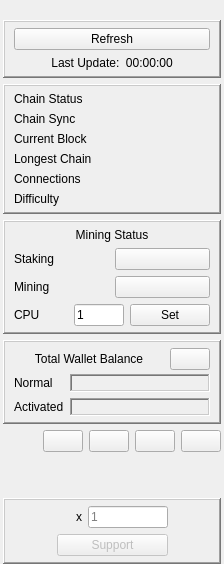
         <widget class="QFrame" name="side_panel_frame">
          <property name="sizePolicy">
           <sizepolicy hsizetype="Maximum" vsizetype="Preferred">
            <horstretch>0</horstretch>
            <verstretch>0</verstretch>
           </sizepolicy>
          </property>
          <property name="maximumSize">
           <size>
            <width>16777215</width>
            <height>16777215</height>
           </size>
          </property>
          <property name="lineWidth">
           <number>0</number>
          </property>
          <layout class="QGridLayout" name="chainsummary_Layout">
           <property name="leftMargin">
            <number>3</number>
           </property>
           <property name="topMargin">
            <number>0</number>
           </property>
           <property name="rightMargin">
            <number>3</number>
           </property>
           <property name="bottomMargin">
            <number>0</number>
           </property>
           <item row="3" column="0">
            <widget class="QFrame" name="miningstatus_frame">
             <property name="maximumSize">
              <size>
               <width>16777215</width>
               <height>16777215</height>
              </size>
             </property>
             <property name="frameShape">
              <enum>QFrame::WinPanel</enum>
             </property>
             <property name="frameShadow">
              <enum>QFrame::Raised</enum>
             </property>
             <layout class="QGridLayout" name="mininggrid_Layout">
              <property name="topMargin">
               <number>6</number>
              </property>
              <property name="bottomMargin">
               <number>6</number>
              </property>
              <item row="3" column="1">
               <widget class="QPushButton" name="mining_button">
                <property name="text">
                 <string/>
                </property>
               </widget>
              </item>
              <item row="1" column="1">
               <widget class="QPushButton" name="staking_button">
                <property name="text">
                 <string/>
                </property>
               </widget>
              </item>
              <item row="1" column="0">
               <widget class="QLabel" name="staking_label">
                <property name="text">
                 <string>Staking</string>
                </property>
               </widget>
              </item>
              <item row="3" column="0">
               <widget class="QLabel" name="mining_label">
                <property name="text">
                 <string>Mining</string>
                </property>
               </widget>
              </item>
              <item row="4" column="0" colspan="2">
               <layout class="QHBoxLayout" name="cpu_core_Layout">
                <item>
                 <widget class="QLabel" name="cpu_label">
                  <property name="text">
                   <string>CPU</string>
                  </property>
                 </widget>
                </item>
                <item>
                 <widget class="QLineEdit" name="cpu_core_lineEdit">
                  <property name="maximumSize">
                   <size>
                    <width>50</width>
                    <height>16777215</height>
                   </size>
                  </property>
                  <property name="text">
                   <string>1</string>
                  </property>
                 </widget>
                </item>
                <item>
                 <widget class="QPushButton" name="cpu_core_set_button">
                  <property name="text">
                   <string>Set</string>
                  </property>
                 </widget>
                </item>
               </layout>
              </item>
              <item row="0" column="0" colspan="2">
               <widget class="QLabel" name="miningstatus_label">
                <property name="text">
                 <string>Mining Status</string>
                </property>
                <property name="alignment">
                 <set>Qt::AlignCenter</set>
                </property>
               </widget>
              </item>
             </layout>
            </widget>
           </item>
           <item row="2" column="0">
            <widget class="QFrame" name="chainstatus_frame">
             <property name="maximumSize">
              <size>
               <width>16777215</width>
               <height>16777215</height>
              </size>
             </property>
             <property name="frameShape">
              <enum>QFrame::WinPanel</enum>
             </property>
             <property name="frameShadow">
              <enum>QFrame::Raised</enum>
             </property>
             <layout class="QGridLayout" name="gridLayout_11">
              <property name="topMargin">
               <number>6</number>
              </property>
              <property name="bottomMargin">
               <number>6</number>
              </property>
              <item row="6" column="1" colspan="2">
               <widget class="QLabel" name="currentblock_value_label">
                <property name="frameShape">
                 <enum>QFrame::NoFrame</enum>
                </property>
                <property name="frameShadow">
                 <enum>QFrame::Plain</enum>
                </property>
                <property name="text">
                 <string/>
                </property>
                <property name="textInteractionFlags">
                 <set>Qt::LinksAccessibleByMouse|Qt::TextSelectableByMouse</set>
                </property>
               </widget>
              </item>
              <item row="7" column="0">
               <widget class="QLabel" name="longestchain_label">
                <property name="text">
                 <string>Longest Chain</string>
                </property>
               </widget>
              </item>
              <item row="8" column="0">
               <widget class="QLabel" name="connections_label">
                <property name="text">
                 <string>Connections</string>
                </property>
               </widget>
              </item>
              <item row="0" column="1" colspan="2">
               <widget class="QLabel" name="chainstatus_label_value">
                <property name="text">
                 <string/>
                </property>
                <property name="pixmap">
                 <pixmap resource="resources.qrc">:/images/incircle-active.png</pixmap>
                </property>
                <property name="alignment">
                 <set>Qt::AlignCenter</set>
                </property>
               </widget>
              </item>
              <item row="0" column="0">
               <widget class="QLabel" name="chainstatus_label">
                <property name="text">
                 <string>Chain Status</string>
                </property>
               </widget>
              </item>
              <item row="7" column="1" colspan="2">
               <widget class="QLabel" name="longestchain_value_label">
                <property name="frameShape">
                 <enum>QFrame::NoFrame</enum>
                </property>
                <property name="frameShadow">
                 <enum>QFrame::Sunken</enum>
                </property>
                <property name="text">
                 <string/>
                </property>
                <property name="textInteractionFlags">
                 <set>Qt::LinksAccessibleByMouse|Qt::TextSelectableByMouse</set>
                </property>
               </widget>
              </item>
              <item row="1" column="0" rowspan="4">
               <widget class="QLabel" name="chainsync_label">
                <property name="text">
                 <string>Chain Sync</string>
                </property>
               </widget>
              </item>
              <item row="6" column="0">
               <widget class="QLabel" name="currentblock_label">
                <property name="text">
                 <string>Current Block</string>
                </property>
               </widget>
              </item>
              <item row="1" column="1" rowspan="4" colspan="2">
               <widget class="QLabel" name="chainsync_label_value">
                <property name="text">
                 <string/>
                </property>
                <property name="pixmap">
                 <pixmap resource="resources.qrc">:/images/incircle-active.png</pixmap>
                </property>
                <property name="alignment">
                 <set>Qt::AlignCenter</set>
                </property>
               </widget>
              </item>
              <item row="8" column="2">
               <widget class="QLabel" name="connections_warning_label">
                <property name="text">
                 <string/>
                </property>
                <property name="pixmap">
                 <pixmap resource="resources.qrc">:/images/warning-icon.png</pixmap>
                </property>
                <property name="alignment">
                 <set>Qt::AlignLeading|Qt::AlignLeft|Qt::AlignVCenter</set>
                </property>
               </widget>
              </item>
              <item row="8" column="1">
               <widget class="QLabel" name="connections_value_label">
                <property name="frameShape">
                 <enum>QFrame::NoFrame</enum>
                </property>
                <property name="frameShadow">
                 <enum>QFrame::Sunken</enum>
                </property>
                <property name="text">
                 <string/>
                </property>
                <property name="alignment">
                 <set>Qt::AlignLeading|Qt::AlignLeft|Qt::AlignVCenter</set>
                </property>
                <property name="textInteractionFlags">
                 <set>Qt::LinksAccessibleByMouse|Qt::TextSelectableByMouse</set>
                </property>
               </widget>
              </item>
              <item row="9" column="0">
               <widget class="QLabel" name="difficulty_label">
                <property name="text">
                 <string>Difficulty</string>
                </property>
               </widget>
              </item>
              <item row="9" column="1" colspan="2">
               <widget class="QLabel" name="difficulty_value_label">
                <property name="minimumSize">
                 <size>
                  <width>0</width>
                  <height>0</height>
                 </size>
                </property>
                <property name="frameShape">
                 <enum>QFrame::NoFrame</enum>
                </property>
                <property name="frameShadow">
                 <enum>QFrame::Plain</enum>
                </property>
                <property name="text">
                 <string/>
                </property>
                <property name="textInteractionFlags">
                 <set>Qt::LinksAccessibleByMouse|Qt::TextSelectableByMouse</set>
                </property>
               </widget>
              </item>
             </layout>
            </widget>
           </item>
           <item row="5" column="0">
            <widget class="QFrame" name="address_pubkey_frame">
             <property name="maximumSize">
              <size>
               <width>16777215</width>
               <height>16777215</height>
              </size>
             </property>
             <property name="frameShape">
              <enum>QFrame::NoFrame</enum>
             </property>
             <property name="frameShadow">
              <enum>QFrame::Plain</enum>
             </property>
             <layout class="QGridLayout" name="gridLayout_2">
              <property name="leftMargin">
               <number>0</number>
              </property>
              <property name="topMargin">
               <number>0</number>
              </property>
              <property name="rightMargin">
               <number>0</number>
              </property>
              <property name="bottomMargin">
               <number>0</number>
              </property>
              <property name="spacing">
               <number>6</number>
              </property>
              <item row="0" column="1">
               <widget class="QPushButton" name="copyaddress_button">
                <property name="sizePolicy">
                 <sizepolicy hsizetype="Maximum" vsizetype="Fixed">
                  <horstretch>0</horstretch>
                  <verstretch>0</verstretch>
                 </sizepolicy>
                </property>
                <property name="minimumSize">
                 <size>
                  <width>0</width>
                  <height>0</height>
                 </size>
                </property>
                <property name="text">
                 <string/>
                </property>
               </widget>
              </item>
              <item row="0" column="4">
               <widget class="QPushButton" name="fontsize_minus_button">
                <property name="sizePolicy">
                 <sizepolicy hsizetype="Maximum" vsizetype="Fixed">
                  <horstretch>0</horstretch>
                  <verstretch>0</verstretch>
                 </sizepolicy>
                </property>
                <property name="text">
                 <string/>
                </property>
               </widget>
              </item>
              <item row="0" column="0">
               <spacer name="horizontalSpacer_43">
                <property name="orientation">
                 <enum>Qt::Horizontal</enum>
                </property>
                <property name="sizeHint" stdset="0">
                 <size>
                  <width>40</width>
                  <height>20</height>
                 </size>
                </property>
               </spacer>
              </item>
              <item row="0" column="3">
               <widget class="QPushButton" name="fontsize_plus_button">
                <property name="sizePolicy">
                 <sizepolicy hsizetype="Maximum" vsizetype="Fixed">
                  <horstretch>0</horstretch>
                  <verstretch>0</verstretch>
                 </sizepolicy>
                </property>
                <property name="text">
                 <string/>
                </property>
               </widget>
              </item>
              <item row="0" column="2">
               <widget class="QPushButton" name="copypubkey_button">
                <property name="sizePolicy">
                 <sizepolicy hsizetype="Maximum" vsizetype="Fixed">
                  <horstretch>0</horstretch>
                  <verstretch>0</verstretch>
                 </sizepolicy>
                </property>
                <property name="minimumSize">
                 <size>
                  <width>0</width>
                  <height>0</height>
                 </size>
                </property>
                <property name="text">
                 <string/>
                </property>
               </widget>
              </item>
             </layout>
            </widget>
           </item>
           <item row="1" column="0">
            <widget class="QFrame" name="reflesh_frame">
             <property name="sizePolicy">
              <sizepolicy hsizetype="Preferred" vsizetype="Preferred">
               <horstretch>0</horstretch>
               <verstretch>0</verstretch>
              </sizepolicy>
             </property>
             <property name="maximumSize">
              <size>
               <width>16777215</width>
               <height>16777215</height>
              </size>
             </property>
             <property name="frameShape">
              <enum>QFrame::WinPanel</enum>
             </property>
             <property name="frameShadow">
              <enum>QFrame::Raised</enum>
             </property>
             <layout class="QGridLayout" name="gridLayout_16">
              <property name="topMargin">
               <number>6</number>
              </property>
              <property name="bottomMargin">
               <number>6</number>
              </property>
              <item row="0" column="0" colspan="2">
               <widget class="QPushButton" name="getinfo_refresh_button">
                <property name="minimumSize">
                 <size>
                  <width>0</width>
                  <height>0</height>
                 </size>
                </property>
                <property name="text">
                 <string>Refresh</string>
                </property>
               </widget>
              </item>
              <item row="1" column="0" colspan="2">
               <widget class="QLabel" name="last_update_label">
                <property name="text">
                 <string>Last Update:  00:00:00</string>
                </property>
                <property name="alignment">
                 <set>Qt::AlignCenter</set>
                </property>
               </widget>
              </item>
             </layout>
            </widget>
           </item>
           <item row="6" column="0">
            <spacer name="verticalSpacer_28">
             <property name="orientation">
              <enum>Qt::Vertical</enum>
             </property>
             <property name="sizeHint" stdset="0">
              <size>
               <width>20</width>
               <height>40</height>
              </size>
             </property>
            </spacer>
           </item>
           <item row="7" column="0">
            <widget class="QFrame" name="supportus_frame">
             <property name="sizePolicy">
              <sizepolicy hsizetype="Preferred" vsizetype="Minimum">
               <horstretch>0</horstretch>
               <verstretch>0</verstretch>
              </sizepolicy>
             </property>
             <property name="maximumSize">
              <size>
               <width>16777215</width>
               <height>16777215</height>
              </size>
             </property>
             <property name="frameShape">
              <enum>QFrame::WinPanel</enum>
             </property>
             <property name="frameShadow">
              <enum>QFrame::Raised</enum>
             </property>
             <layout class="QGridLayout" name="gridLayout_24">
              <property name="topMargin">
               <number>6</number>
              </property>
              <property name="bottomMargin">
               <number>6</number>
              </property>
              <item row="1" column="1" colspan="4">
               <widget class="QPushButton" name="support_pushButton">
                <property name="enabled">
                 <bool>false</bool>
                </property>
                <property name="text">
                 <string>Support</string>
                </property>
               </widget>
              </item>
              <item row="0" column="3">
               <widget class="QLabel" name="multiply_label">
                <property name="sizePolicy">
                 <sizepolicy hsizetype="Fixed" vsizetype="Preferred">
                  <horstretch>0</horstretch>
                  <verstretch>0</verstretch>
                 </sizepolicy>
                </property>
                <property name="text">
                 <string>x</string>
                </property>
               </widget>
              </item>
              <item row="0" column="4">
               <widget class="QLineEdit" name="cup_lineEdit">
                <property name="maximumSize">
                 <size>
                  <width>80</width>
                  <height>16777215</height>
                 </size>
                </property>
                <property name="placeholderText">
                 <string>1</string>
                </property>
               </widget>
              </item>
              <item row="0" column="0" rowspan="2">
               <spacer name="horizontalSpacer_56">
                <property name="orientation">
                 <enum>Qt::Horizontal</enum>
                </property>
                <property name="sizeHint" stdset="0">
                 <size>
                  <width>40</width>
                  <height>20</height>
                 </size>
                </property>
               </spacer>
              </item>
              <item row="0" column="5" rowspan="2">
               <spacer name="horizontalSpacer_57">
                <property name="orientation">
                 <enum>Qt::Horizontal</enum>
                </property>
                <property name="sizeHint" stdset="0">
                 <size>
                  <width>40</width>
                  <height>20</height>
                 </size>
                </property>
               </spacer>
              </item>
              <item row="0" column="2">
               <widget class="QLabel" name="coffee_icon_label">
                <property name="text">
                 <string/>
                </property>
                <property name="pixmap">
                 <pixmap resource="resources.qrc">:/images/Coffee-icon.png</pixmap>
                </property>
                <property name="alignment">
                 <set>Qt::AlignCenter</set>
                </property>
               </widget>
              </item>
             </layout>
            </widget>
           </item>
           <item row="0" column="0">
            <widget class="QLabel" name="host_name_label">
             <property name="text">
              <string/>
             </property>
             <property name="alignment">
              <set>Qt::AlignCenter</set>
             </property>
            </widget>
           </item>
           <item row="4" column="0">
            <widget class="QFrame" name="walletsummary_frame">
             <property name="maximumSize">
              <size>
               <width>16777215</width>
               <height>16777215</height>
              </size>
             </property>
             <property name="frameShape">
              <enum>QFrame::WinPanel</enum>
             </property>
             <property name="frameShadow">
              <enum>QFrame::Raised</enum>
             </property>
             <layout class="QFormLayout" name="formLayout_3">
              <property name="verticalSpacing">
               <number>4</number>
              </property>
              <property name="topMargin">
               <number>6</number>
              </property>
              <property name="bottomMargin">
               <number>6</number>
              </property>
              <item row="0" column="0" colspan="2">
               <layout class="QHBoxLayout" name="horizontalLayout_12">
                <property name="spacing">
                 <number>6</number>
                </property>
                <property name="bottomMargin">
                 <number>0</number>
                </property>
                <item>
                 <widget class="QLabel" name="walletsummary_label">
                  <property name="text">
                   <string>Total Wallet Balance</string>
                  </property>
                  <property name="alignment">
                   <set>Qt::AlignCenter</set>
                  </property>
                 </widget>
                </item>
                <item>
                 <widget class="QPushButton" name="walletsummary_hide_button">
                  <property name="sizePolicy">
                   <sizepolicy hsizetype="Maximum" vsizetype="Fixed">
                    <horstretch>0</horstretch>
                    <verstretch>0</verstretch>
                   </sizepolicy>
                  </property>
                  <property name="text">
                   <string/>
                  </property>
                 </widget>
                </item>
               </layout>
              </item>
              <item row="2" column="0" colspan="2">
               <widget class="QFrame" name="walletsummary_amount_frame">
                <layout class="QFormLayout" name="_2">
                 <property name="leftMargin">
                  <number>0</number>
                 </property>
                 <property name="topMargin">
                  <number>0</number>
                 </property>
                 <property name="rightMargin">
                  <number>0</number>
                 </property>
                 <property name="bottomMargin">
                  <number>0</number>
                 </property>
                 <item row="0" column="1">
                  <widget class="QLabel" name="totalnormal_value_label">
                   <property name="frameShape">
                    <enum>QFrame::WinPanel</enum>
                   </property>
                   <property name="frameShadow">
                    <enum>QFrame::Sunken</enum>
                   </property>
                   <property name="text">
                    <string/>
                   </property>
                   <property name="textInteractionFlags">
                    <set>Qt::LinksAccessibleByMouse|Qt::TextSelectableByMouse</set>
                   </property>
                  </widget>
                 </item>
                 <item row="0" column="0">
                  <widget class="QLabel" name="totalnormal_label">
                   <property name="text">
                    <string>Normal</string>
                   </property>
                  </widget>
                 </item>
                 <item row="1" column="0">
                  <widget class="QLabel" name="totalactivated_label">
                   <property name="text">
                    <string>Activated</string>
                   </property>
                  </widget>
                 </item>
                 <item row="1" column="1">
                  <widget class="QLabel" name="totalactivated_value_label">
                   <property name="frameShape">
                    <enum>QFrame::WinPanel</enum>
                   </property>
                   <property name="frameShadow">
                    <enum>QFrame::Sunken</enum>
                   </property>
                   <property name="text">
                    <string/>
                   </property>
                   <property name="textInteractionFlags">
                    <set>Qt::LinksAccessibleByMouse|Qt::TextSelectableByMouse</set>
                   </property>
                  </widget>
                 </item>
                </layout>
               </widget>
              </item>
             </layout>
            </widget>
           </item>
          </layout>
         </widget>
